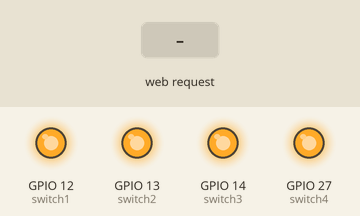
Simulated run of this sketch. Board: ESP32. Shown: output pins drawn as LEDs (lit = HIGH). Inputs (shaded band) come from the test bench. What the sketch prints to the serial monitor is not drawn.

Above: at 1.2 s.
1.3 s: HTTP request GET /switch1/turn_on received
At 1.9 s:
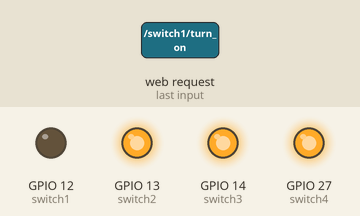
2.8 s: HTTP request GET /switch2/turn_on received
At 3.1 s:
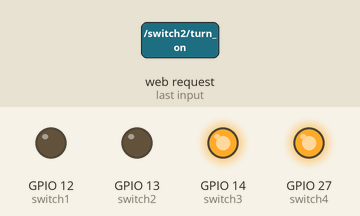
4.3 s: HTTP request GET /switch1/turn_off received
At 5.4 s:
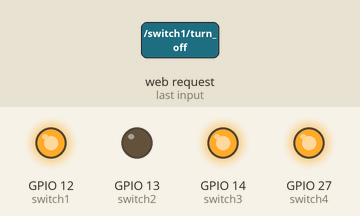
5.8 s: HTTP request GET /switch3/turn_on received
At 6.6 s:
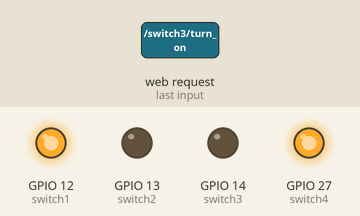
7.3 s: HTTP request GET /switch2/turn_off received
At 7.7 s:
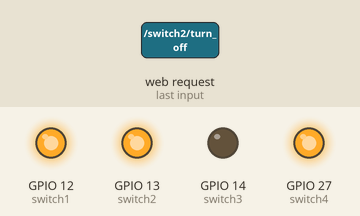
8.8 s: HTTP request GET /switch4/turn_on received
At 10.0 s:
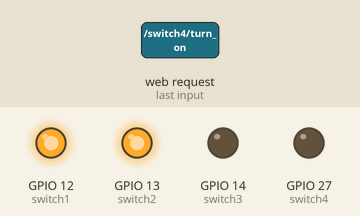
Timing chart, 0 to 11.3 s (numbered marks = the images above; inputs shaded):
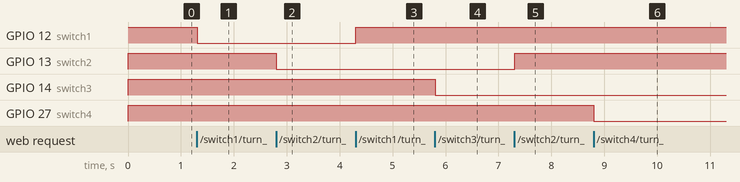

The sketch:

HomeAutomationESP32WebServer.ino
```cpp
/*
 * Home Automation with ESP32
 * We use ESP32 as an Access Point (AP) for our Web Server.
 * The web server page will have the buttons for ON/OFF switches for home appliances.
 * Github: https://github.com/samratduttaofficial/HomeAutomationESP32_WiFiAP
 *
 * A Project by Samrat Dutta and Jinia Parvin.
 * Samrat's Github: https://github.com/samratduttaofficial
 * Jinia's Github: https://github.com/jiniaparvin
 * This project was built on a ESP32 development board.
*/

// Load Wi-Fi library
// #include <WiFi.h> for ESP32 boards. #include <ESP8266WiFi.h> for ESP8266 boards.
#include <WiFi.h>

// We will use ESP32 as an WiFi access point.
// Credentials of the ESP32 WiFi access point
const char* ssid = "My Home Appliances";
const char* password = "ABCD2021";

// Set port 80 as the web-server port.
WiFiServer server(80);

// Store the HTTP request in a variable.
String header;

// Create switch varibales and assign them to GPIO pins
const int switch1 = 12;
const int switch2 = 13;
const int switch3 = 14;
const int switch4 = 27;

// Set the states of all the switches as "off" primarily.
String switch1_state = "off";
String switch2_state = "off";
String switch3_state = "off";
String switch4_state = "off";


void setup() {
  //Start the serial monitor
  Serial.begin(115200);

  // Set the switch pins as outputs
  pinMode(switch1, OUTPUT);
  pinMode(switch2, OUTPUT);
  pinMode(switch3, OUTPUT);
  pinMode(switch4, OUTPUT);

  // We are using active low type relay module, so, set outputs to high
  digitalWrite(switch1, HIGH);
  digitalWrite(switch2, HIGH);
  digitalWrite(switch3, HIGH);
  digitalWrite(switch4, HIGH);

  // Setting up WiFi access point
  Serial.print("Setting up WiFi Acess Point…");
  WiFi.softAP(ssid, password);  // Don't pass the password parameter for an open access point (unsafe).

  IPAddress IP = WiFi.softAPIP();
  Serial.print("Access Point IP address: ");
  Serial.println(IP);

  // Start the web server.
  server.begin();
}


void loop(){
  // Keep listening to incoming clients
  WiFiClient client = server.available();

  // When a new client connects to the server
  if (client){
    Serial.println("New Client Got Connected");
    String currentLine = "";
    // Loop while the client is connected
    while (client.connected()){
      // Read a byte if there's bytes to read from the client.
      if (client.available()){
        char c = client.read();
        // Print the byte we read from the client.
        Serial.write(c);
        header += c;
        if (c == '\n'){   // if the byte we read from the client is a newline character
          if (currentLine.length() == 0){  // If the current line is blank
            // HTTP headers start with a response code. Example: HTTP/1.1 200 OK
            client.println("HTTP/1.1 200 OK");
            // Content-type so that the client knows what's coming (text/html in this case)
            client.println("Content-type:text/html");
            client.println("Connection: close");
            // HTTP response starts with a blank line.
            client.println();

            // Let's build the On/Off mechanism for the GPIO pins.
            // GPIO12
            if (header.indexOf("GET /switch1/turn_on") >= 0)
            {
              Serial.println("Switch 1 (GPIO 12) ON");
              switch1_state = "on";
              digitalWrite(switch1, LOW);
            }
            else if (header.indexOf("GET /switch1/turn_off") >= 0)
            {
              Serial.println("Switch 1 (GPIO 12) OFF");
              switch1_state = "off";
              digitalWrite(switch1, HIGH);
            }
            // GPIO13
            else if (header.indexOf("GET /switch2/turn_on") >= 0)
            {
              Serial.println("Switch 2 (GPIO 13) ON");
              switch2_state = "on";
              digitalWrite(switch2, LOW);
            }
            else if (header.indexOf("GET /switch2/turn_off") >= 0)
            {
              Serial.println("Switch 2 (GPIO 13) OFF");
              switch2_state = "off";
              digitalWrite(switch2, HIGH);
            }
             // GPIO14
             else if (header.indexOf("GET /switch3/turn_on") >= 0)
            {
              Serial.println("Switch 3 (GPIO 14) ON");
              switch3_state = "on";
              digitalWrite(switch3, LOW);
            }
            else if (header.indexOf("GET /switch3/turn_off") >= 0)
            {
              Serial.println("Switch 3 (GPIO 14) OFF");
              switch3_state = "off";
              digitalWrite(switch3, HIGH);
            }
            // GPIO27
            else if (header.indexOf("GET /switch4/turn_on") >= 0)
            {
              Serial.println("Switch 4 (GPIO 27) ON");
              switch4_state = "on";
              digitalWrite(switch4, LOW);
            }
            else if (header.indexOf("GET /switch4/turn_off") >= 0)
            {
              Serial.println("Switch 4 (GPIO 27) OFF");
              switch4_state = "off";
              digitalWrite(switch4, HIGH);
            }

            // Display the HTML webpage
            // Create the HTML webpage
            client.println("<!DOCTYPE html><html>");
            // Head
            client.println("<head>");
            client.println("<meta name='viewport' content='width=device-width, initial-scale=1'>");
            // Let's make the CSS for syling the webpage.
            client.println("<style>");
            client.println("html{font-family: Arial; display: inline-block; margin: 10px; text-align: center;}");
            client.println(".button{color: #fcece3; background-color: #ff742e; padding: 10px; margin: 10px; font-size: 30px;}");
            client.println(".button2{color: #fcece3; background-color: #d6692b; padding: 10px; margin: 10px; font-size: 30px;}");
            client.println("</style>");
            client.println("</head>");
            // Body
            client.println("<body>");
            // Heading
            client.println("<h1>My Home Appliances</h1>");
            // Display Switch 1 (GPIO12) state.
            client.println("<h3>Switch 1</h3>");
            // Display ON/OFF based on Switch 1 state.
            if (switch1_state=="off") {
              client.println("<p><a href='/switch1/turn_on'><button class='button'>ON</button></a></p>");
            } else {
              client.println("<p><a href='/switch1/turn_off'><button class='button2'>OFF</button></a></p>");
            }
            // Display Switch 2 (GPIO13) state.
            client.println("<h3>Switch 2</h3>");
            // Display ON/OFF based on Switch 2 state.
            if (switch2_state=="off") {
              client.println("<p><a href='/switch2/turn_on'><button class='button'>ON</button></a></p>");
            } else {
              client.println("<p><a href='/switch2/turn_off'><button class='button2'>OFF</button></a></p>");
            }
            // Display Switch 3 (GPIO14) state.
            client.println("<h3>Switch 3</h3>");
            // Display ON/OFF based on Switch 3 state.n
            if (switch3_state=="off") {
              client.println("<p><a href='/switch3/turn_on'><button class=\"button\">ON</button></a></p>");
            } else {
              client.println("<p><a href='/switch3/turn_off'><button class='button2'>OFF</button></a></p>");
            }
            // Display Switch 4 (GPIO27) state.
            client.println("<h3>Switch 4</h3>");
            // Display ON/OFF based on Switch 4 state.
            if (switch4_state=="off") {
              client.println("<p><a href='/switch4/turn_on'><button class='button'>ON</button></a></p>");
            } else {
              client.println("<p><a href='/switch1/turn_off'><button class='button2'>OFF</button></a></p>");
            }
            client.println("</body>");
            client.println("</html>");
            // The HTTP response ends with another blank line
            client.println();
            // Break the loop
            break;
          } else {    // clear currentLine if the current line is not blank.
            currentLine = "";
          }
        } else if (c != '\r') {
          // if it gets anything other than a carriage return character, add it to the end of the currentLine.
          currentLine += c;
        }
      }
    }
    // Clearing the header variable
    header = "";
    // Close the connection
    client.stop();
    Serial.println("Client disconnected.");
    Serial.println("Goodbye!");
  }
}
```

Measured:
- after the input at 1.3 s, GPIO 12 (switch1): HIGH → LOW at once
- after the input at 2.8 s, GPIO 13 (switch2): HIGH → LOW at once
- after the input at 4.3 s, GPIO 12 (switch1): LOW → HIGH at once
- after the input at 5.8 s, GPIO 14 (switch3): HIGH → LOW at once
- after the input at 7.3 s, GPIO 13 (switch2): LOW → HIGH at once
- after the input at 8.8 s, GPIO 27 (switch4): HIGH → LOW at once
